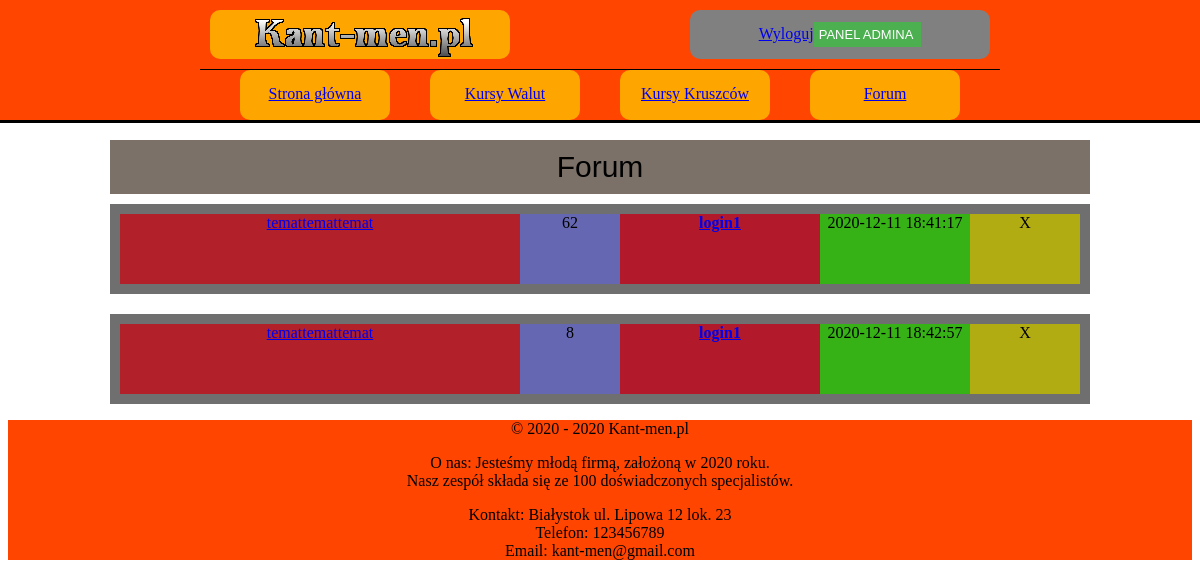
The app's page /forum.php, older data.
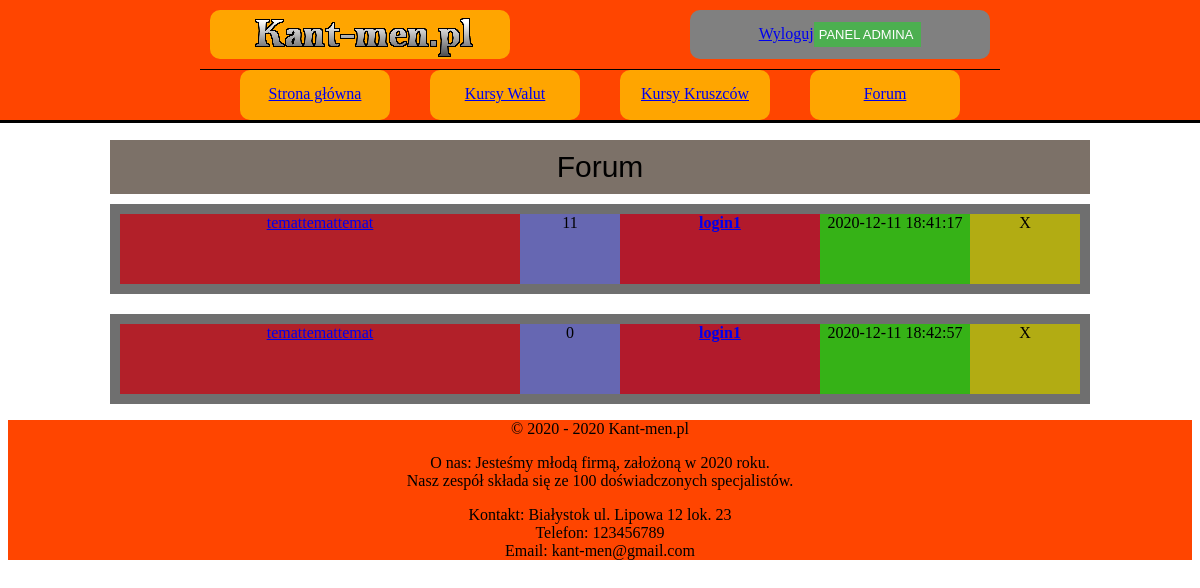
The same page, newer data.
### tables this page shows
CREATE TABLE `watek` (
  `ID_WATEK` int(10) NOT NULL,
  `ID_USER` int(10) NOT NULL,
  `TEMAT` varchar(100) NOT NULL,
  `DATA` timestamp NOT NULL DEFAULT current_timestamp(),
  `TRESC_WATKU` longtext NOT NULL,
  `LICZBA_KOMENTARZY` int(10) NOT NULL DEFAULT 0,
  `ILOSC_ODWIEDZIN` int(10) NOT NULL DEFAULT 0
);

CREATE TABLE `user` (
  `ID_USER` int(10) NOT NULL,
  `LOGIN` varchar(20) NOT NULL,
  `HASLO` char(64) NOT NULL,
  `IMIE` varchar(50) NOT NULL,
  `NAZWISKO` varchar(50) NOT NULL,
  `EMAIL` varchar(50) NOT NULL,
  `WIEK` int(10) NOT NULL,
  `MIASTO` varchar(50) NOT NULL,
  `KRAJ` varchar(50) NOT NULL,
  `OPIS_PROFILU` text DEFAULT NULL,
  `ZDJECIE` blob DEFAULT NULL,
  `STW_WATKI` int(10) NOT NULL DEFAULT 0,
  `LICZ_KOMENTARZY` int(10) NOT NULL DEFAULT 0,
  `UPRAWNIENIA` varchar(10) NOT NULL DEFAULT 'USER'
);

### forum.php (the view, shortened to what this page needs)
<!DOCTYPE HTML>
<html>
    <head>
        <link href="CSS/styleGlowne.css" rel="stylesheet" type="text/css">
        <link href="CSS/styleForum.css" rel="stylesheet" type="text/css">
    </head>
    <body>
    <?php
    include_once('rysowanieMenu.php');
    ?>
        <main>
            <section>
                <div class="pas-tytulowy">
                    Forum
                </div>
                <?php
                    require_once "polaczeniezMySQL.php";
                    $polaczenie = @new mysqli($host,$db_user,$db_password,$db_name);
                    if($polaczenie->connect_errno!=0)
                    {
                        echo "Error: ".$polaczenie->connect_errno;
                    }
                    else
                    {
                        $rezultat = $polaczenie->query("SELECT * FROM watek");
                        if(!$rezultat)
                        {
                        throw new Exception($polaczenie->error);
                        }
                        else
                        {
                        while($row = mysqli_fetch_array($rezultat))
                        {
                ?>
                <article class="artykul">
                    <div class="glowny-kontener-artykulu">
                        <div class="tytul-watku">
                            <?php echo '<a href="watek.php?id='.$row['ID_WATEK'].'"  target=" blank" >'.$row['TEMAT'].'</a>'; ?>
                        </div>
                        <div class="ilosc-odwiedzin">
                            <?php echo $row['ILOSC_ODWIEDZIN']; ?>
                        </div>
                        <div class="autor">
                            <?php
                                $row_autor = mysqli_fetch_array($wyciagniecie_nicku_autora = $polaczenie->query("SELECT * FROM user WHERE ID_USER=".$row['ID_USER']));
                                echo '<a href="profilowe.php?user='.$row['ID_USER'].'" target=" blank"><k style=" font-weight: 700;">'.$row_autor['LOGIN'].'</k></a>';
                            ?>
                        </div>
                        <div class="czas-wstawienia">
                            <?php echo $row['DATA']; ?>
                        </div>
                        <div class="admin-mini-panel">
                            X
                        </div>
                    </div>
                </article>
                <?php
                    }
                    }
                    }
                ?>
            </section>
        </main>
    <?php
    include_once('rysowanieStopki.php');
    ?>
    </body>
</html>

Row changes from the older to the newer data that the page shows:
changed watek (number 1 of 2 on the later page): ILOSC_ODWIEDZIN "62" → "11"
changed watek (number 2 of 2 on the later page): ILOSC_ODWIEDZIN "8" → "0"
